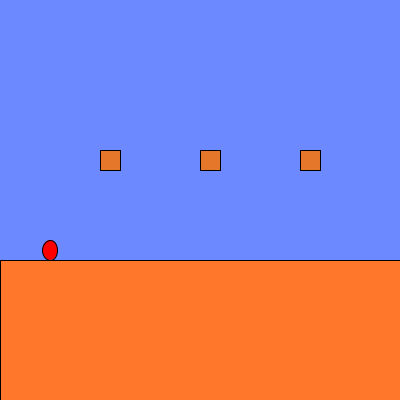
Frame 1 (no input)
Frame 60 (the mouse pressed at the canvas centre just before this capture): identical to frame 1, image omitted
Frame 120 (the mouse held since frame 60 and released just before this capture): identical to frame 1, image omitted

The Processing sketch that drew this single still picture (run headless with seeded random() and noise(); from frame 60 on, the mouse is pressed at the canvas centre):

// Processing sketch: week08_a
// ── week08_a.pde
void setup(){
 size(400,400); 
}
float marioX=50,marioY=250, vx=0,vy=0;
void draw(){
  background(108,137,255);
    marioX+=vx;
    if(flying){
      marioY+=vy;
      vy+=0.98;
      if(marioY>250){
        marioY=250;
        flying=false;
      }
    }
    fill(255,0,0);ellipse(marioX,marioY,15,20);
    fill(299,119,42);rect(0,260,400,150);
    drawAndTestBox(100,150,20,20);
    drawAndTestBox(200,150,20,20);
    drawAndTestBox(300,150,20,20);
}
void drawAndTestBox(int x,int y,int w,int h){
  fill(229,119,42);rect(x,y,w,h);
  if(hitBox(x,y,w,h)){
    if(vy>0){
      marioY=y-10;
      flying=false;
      stand_box=true;
    }else{
      vy=0;
      marioY=y+h+10;
    }
  }
  if(stand_box==true && flying==false && leaveBox(x,y,w,h)){
    stand_box=false;
    flying=true;
    vy=0;
  }
}
boolean leaveBox(int x,int y,int w,int h){
  if(x-7>marioX || marioX>x+w+7)return true;
  else return false;
  }
boolean hitBox(int x,int y,int w,int h){
  if(x-7<marioX && marioX<x+w+7 && y-10<marioY &&marioY<y+h+10) return true;
  else return false;
}
boolean flying=false,stand_box=false;
void keyPressed(){
  if(keyCode==RIGHT)vx=2;
  if(keyCode==LEFT)vx=-2;
  if(keyCode==UP && flying==false){
    vy=-20;
    flying=true;
  }
}
void keyReleased(){
  if(keyCode==LEFT||keyCode==RIGHT)vx=0;
}
